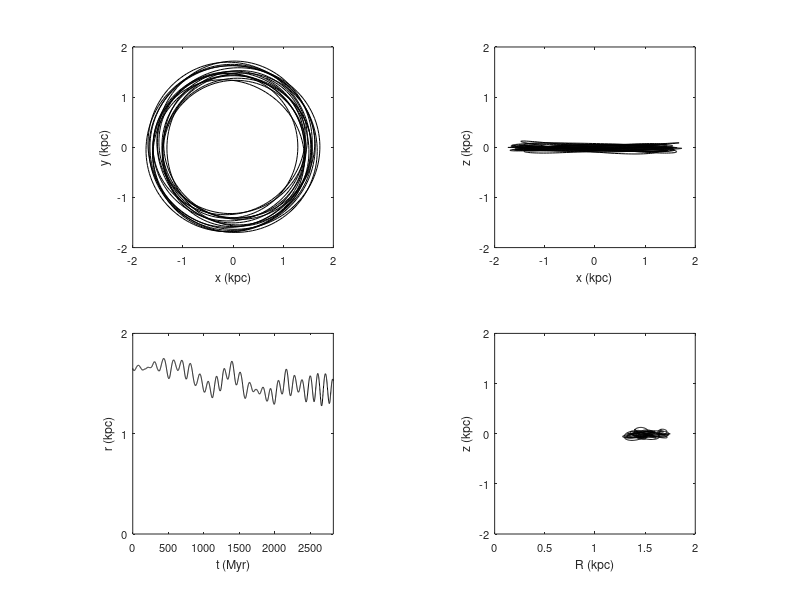

Recreate this plot in MATLAB.
clear all
close all

data = load('ax_coeff.dat');

whitebg('w')

t = data(:,1);

x = data(:,12);
y = data(:,13);
z = data(:,14);

v_x = data(:,15);
v_y = data(:,16);
v_z = data(:,17);

R = sqrt(x.^2+y.^2);
r = sqrt(x.^2+y.^2+z.^2);



subplot(2,2,1), plot(x,y,'k')

xlabel('x (kpc)','fontsize',9)
ylabel('y (kpc)','fontsize',9)
axis([-2 2 -2 2])
set(gca,'xtick',(-2:2),'ytick',(-2:2),'fontsize',8)
axis square


subplot(2,2,2), plot(x,z,'k')

xlabel('x (kpc)','fontsize',9)
ylabel('z (kpc)','fontsize',9)
axis([-2 2 -2 2])
set(gca,'xtick',(-2:2),'ytick',(-2:2),'fontsize',8)
axis square

subplot(2,2,3), plot(t,r,'k')

xlabel('t (Myr)','fontsize',9)
ylabel('r (kpc)','fontsize',9)
axis([0 max(t) 0 2])
set(gca,'ytick',(0:2),'fontsize',8)
axis square


subplot(2,2,4), plot(R,z,'k')

xlabel('R (kpc)','fontsize',9)
ylabel('z (kpc)','fontsize',9)
axis square
axis([0 2 -2 2])
set(gca,'fontsize',8)
